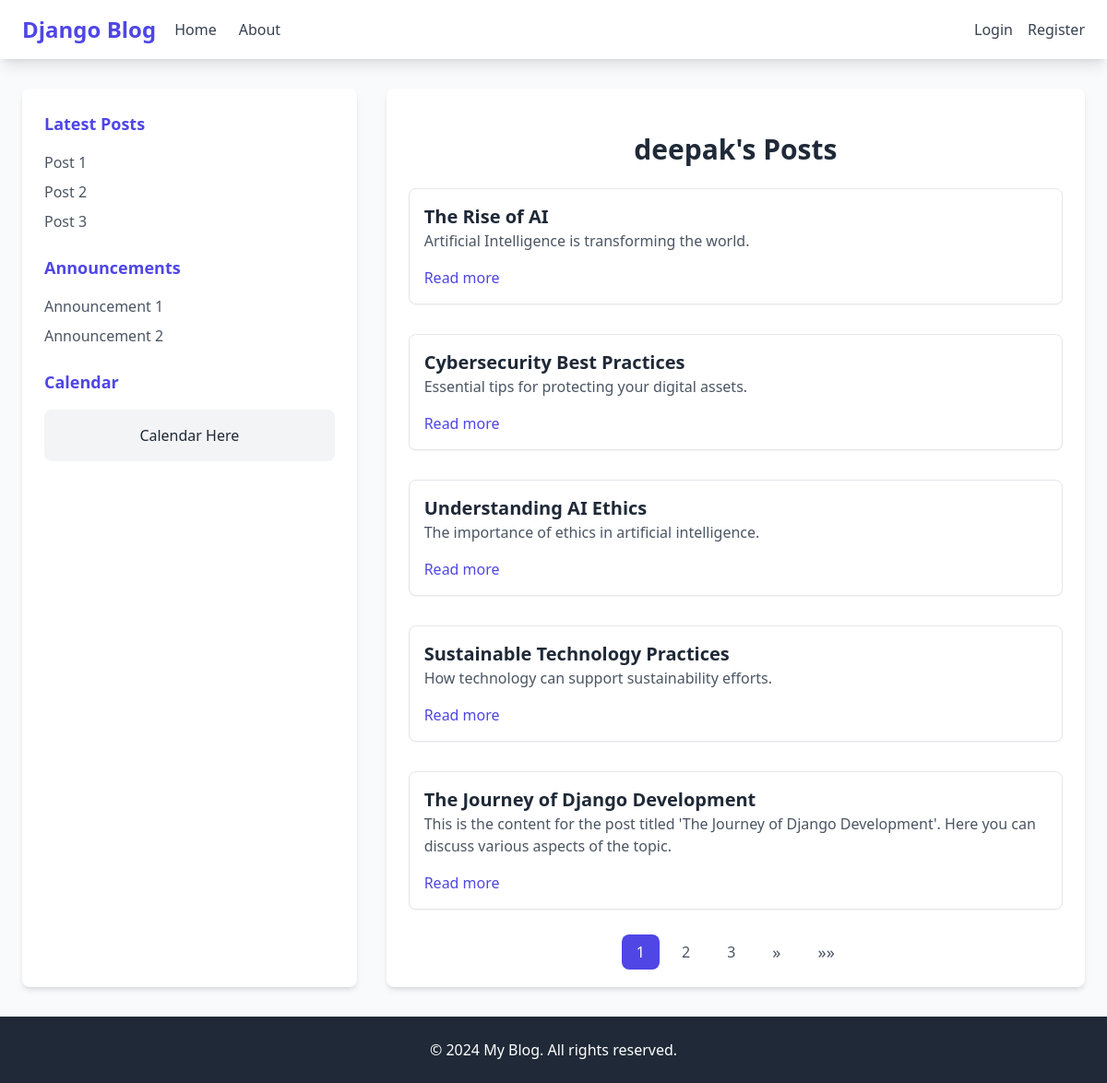
/author/deepak/, run on an earlier commit of the app's database.
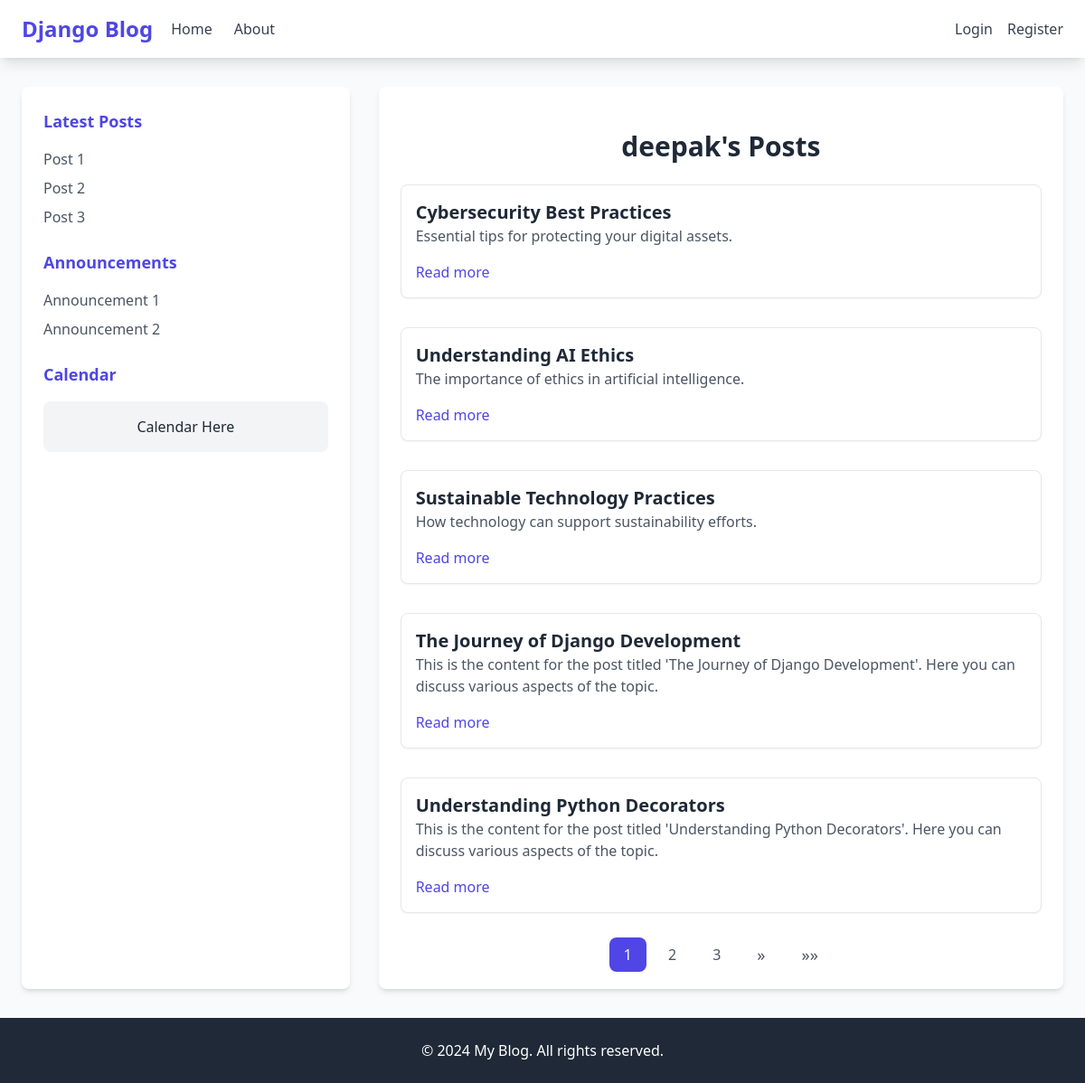
And on a later commit of the database.
### post/models.py (models this page shows)
class Article(models.Model):
    title = models.CharField(max_length=255)  # Title of the article
    content = models.TextField()              # Content of the article
    date = models.DateField(default=timezone.now)  # Date of publication
    author = models.ForeignKey(User, on_delete=models.CASCADE)  # Author of the article

### blog/views.py (the view)
# urls.py: path('author/<str:username>/', views.author_posts_view, name='author_posts'),
def author_posts_view(request, username):
    author = get_object_or_404(User, username=username)
    posts = Post.objects.filter(author=author).order_by('-date')
    paginator = Paginator(posts, 5)  # Show 5 posts per page
    page_number = request.GET.get('page')
    posts_page = paginator.get_page(page_number)
    context = {
        'posts': posts_page,
        'author': author,
    }
    return render(request, 'author_posts.html', context)

### templates/author_posts.html (shortened to what this page needs)
{% extends 'base.html' %}
{% block content %}
<div class="container mx-auto mt-6 max-w-4xl">
    <h1 class="text-3xl font-bold text-gray-800 mb-6 text-center">{{ author.username }}'s Posts</h1>
    {% if posts %}
    <div class="grid grid-cols-1 gap-8">
        {% for post in posts %}
        <div class="bg-white shadow-sm border border-gray-200 rounded-lg p-4">
            <h5 class="text-xl font-semibold text-gray-800">{{ post.title }}</h5>
            <p class="text-gray-600">{{ post.content|truncatewords:50 }}</p>
            <div class="mt-4">
                <a href="{% url 'post_detail' post.id %}" class="text-indigo-600 hover:text-indigo-800 font-medium">Read
                    more</a>
            </div>
        </div>
        {% endfor %}
    </div>
    <nav class="flex justify-center mt-8">
        <ul class="flex items-center space-x-2">
            {% for i in posts.paginator.page_range %}
            {% if posts.number == i %}
            <li>
                <span class="py-2 px-4 bg-indigo-600 text-white rounded-lg">{{ i }}</span>
            </li>
            {% else %}
            <li>
                <a class="py-2 px-4 text-gray-600 hover:bg-gray-100 rounded-lg" href="?page={{ i }}">{{ i }}</a>
            </li>
            {% endif %}
            {% endfor %}
            {% if posts.has_next %}
            <li>
                <a class="py-2 px-4 text-gray-600 hover:bg-gray-200 rounded-lg transition duration-200 text-lg"
                    href="?page={{ posts.next_page_number }}" aria-label="Next">&raquo;</a>
            </li>
            <li>
                <a class="py-2 px-4 text-gray-600 hover:bg-gray-200 rounded-lg transition duration-200 text-lg"
                    href="?page={{ posts.paginator.num_pages }}" aria-label="Last">&raquo;&raquo;</a>
            </li>
            {% endif %}
        </ul>
    </nav>
    {% else %}
    <p class="text-center text-gray-500 mt-4">No posts available for this author at the moment!</p>
    {% endif %}
</div>
{% endblock %}

What changed in the data, as far as the page shows it:
removed Article: title "The Rise of AI", content "Artificial Intelligence is transforming the world."
now on this page (row unchanged): Article: title "Understanding Python Decorators", content "This is the content for the post titled 'Understanding Python Decorators'. Here you can discuss various aspects of the topic."
